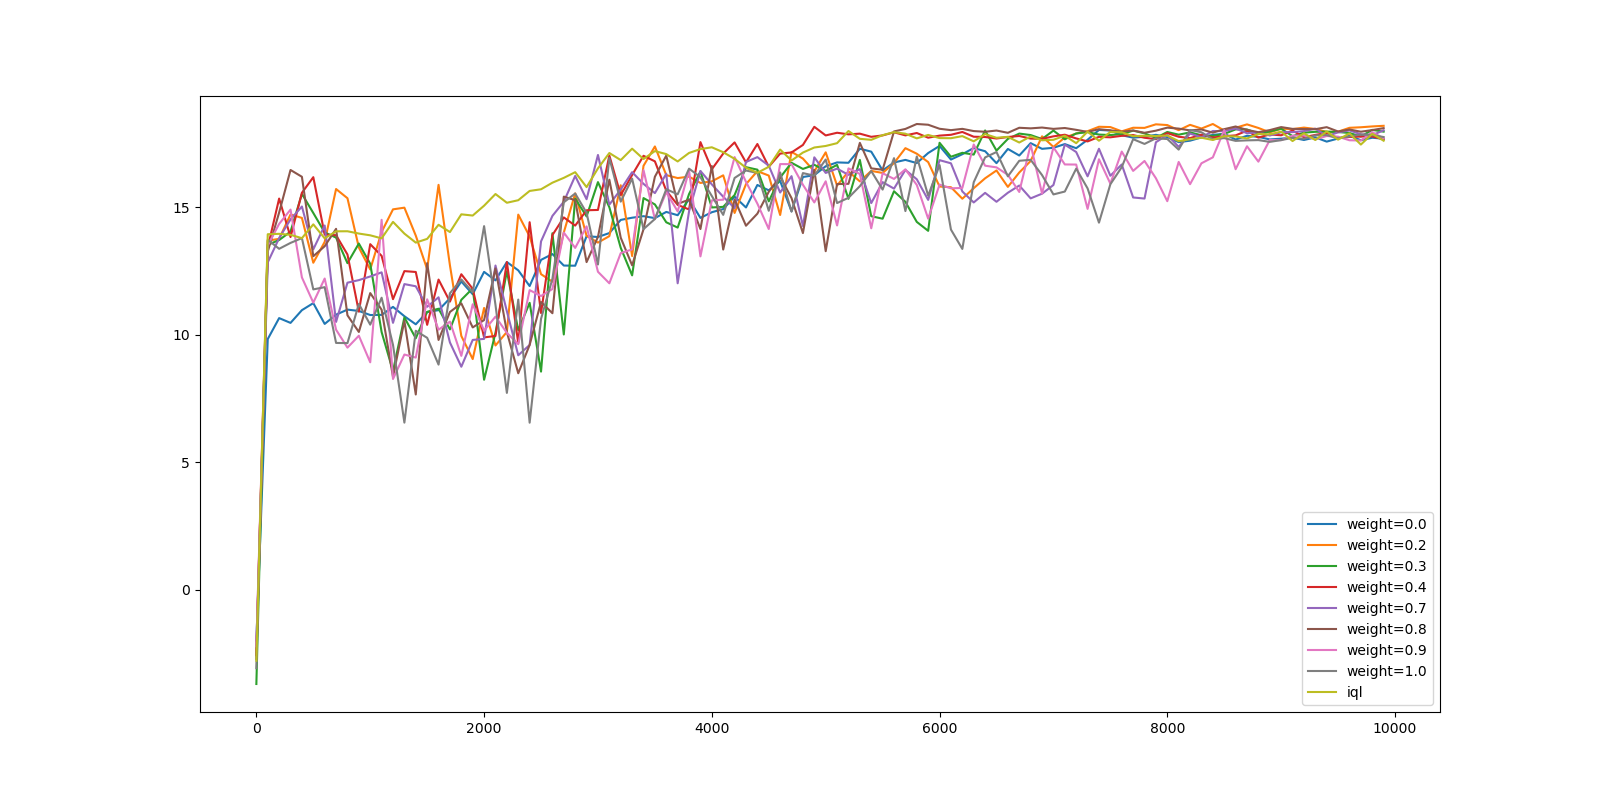

Generate this figure with Python:
from cProfile import label
import pickle 
import matplotlib.pyplot as plt

plt.figure(figsize=(16, 8))

with open("./logs/testmethod4/weight1/iql_iter.pkl", "rb") as f:
    x = pickle.load(f)


l = [0, 2, 3,4, 7, 8, 9, 10]

for i in l:
    with open("./logs/testmethod4/weight{}/iql_val.pkl".format(i), "rb") as f:
        y = pickle.load(f)
        if i < 10:
            plt.plot(x, y, label="weight=0.{}".format(i))
        else:
            plt.plot(x, y, label="weight=1.0")
with open("./logs/iql/Lr01decay/iql_iter.pkl", "rb") as f1:
    with open("./logs/iql/Lr01decay/iql_val.pkl", "rb") as f2:
        x = pickle.load(f1)
        y = pickle.load(f2)
        plt.plot(x, y, label='iql')

plt.legend()
plt.savefig("compare")
plt.show()
